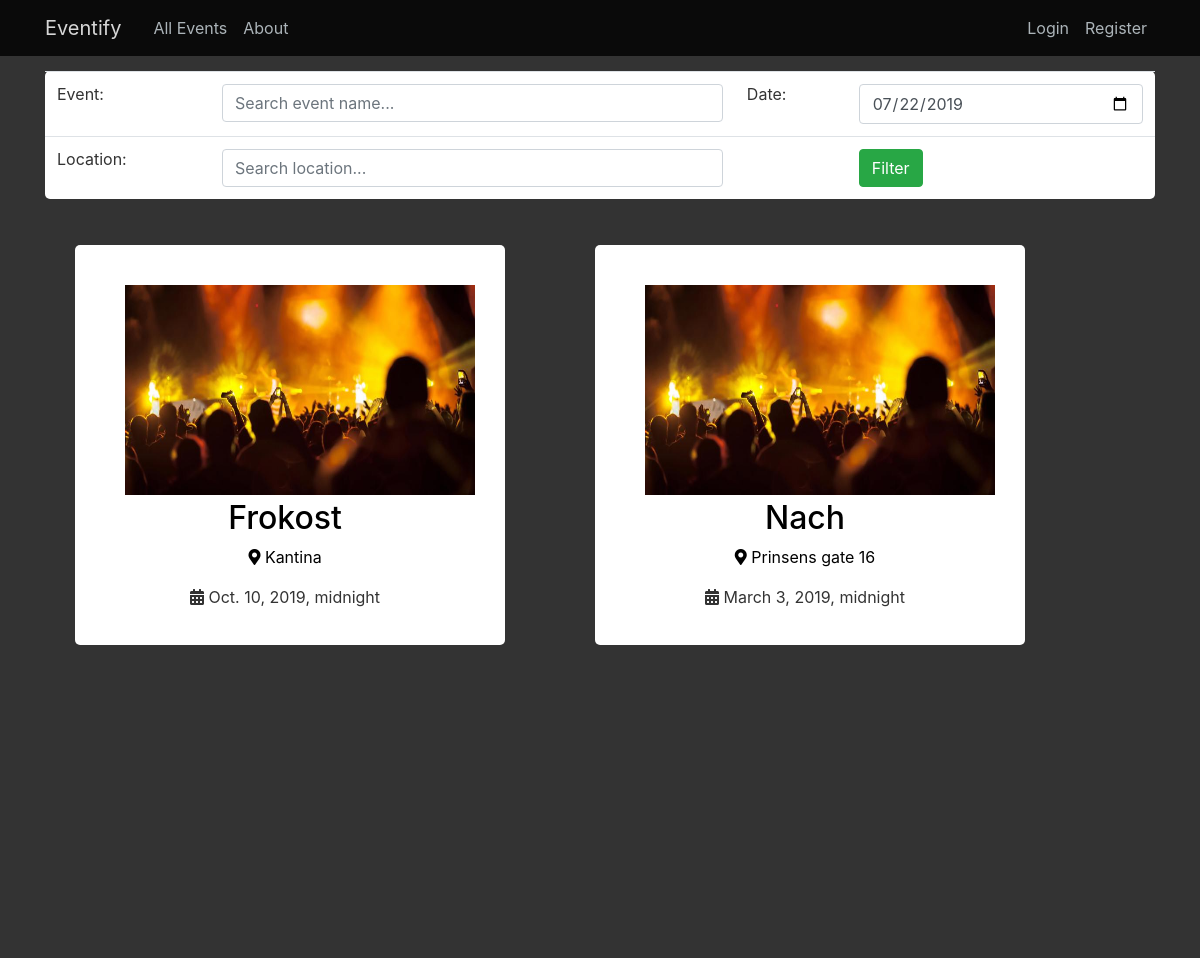
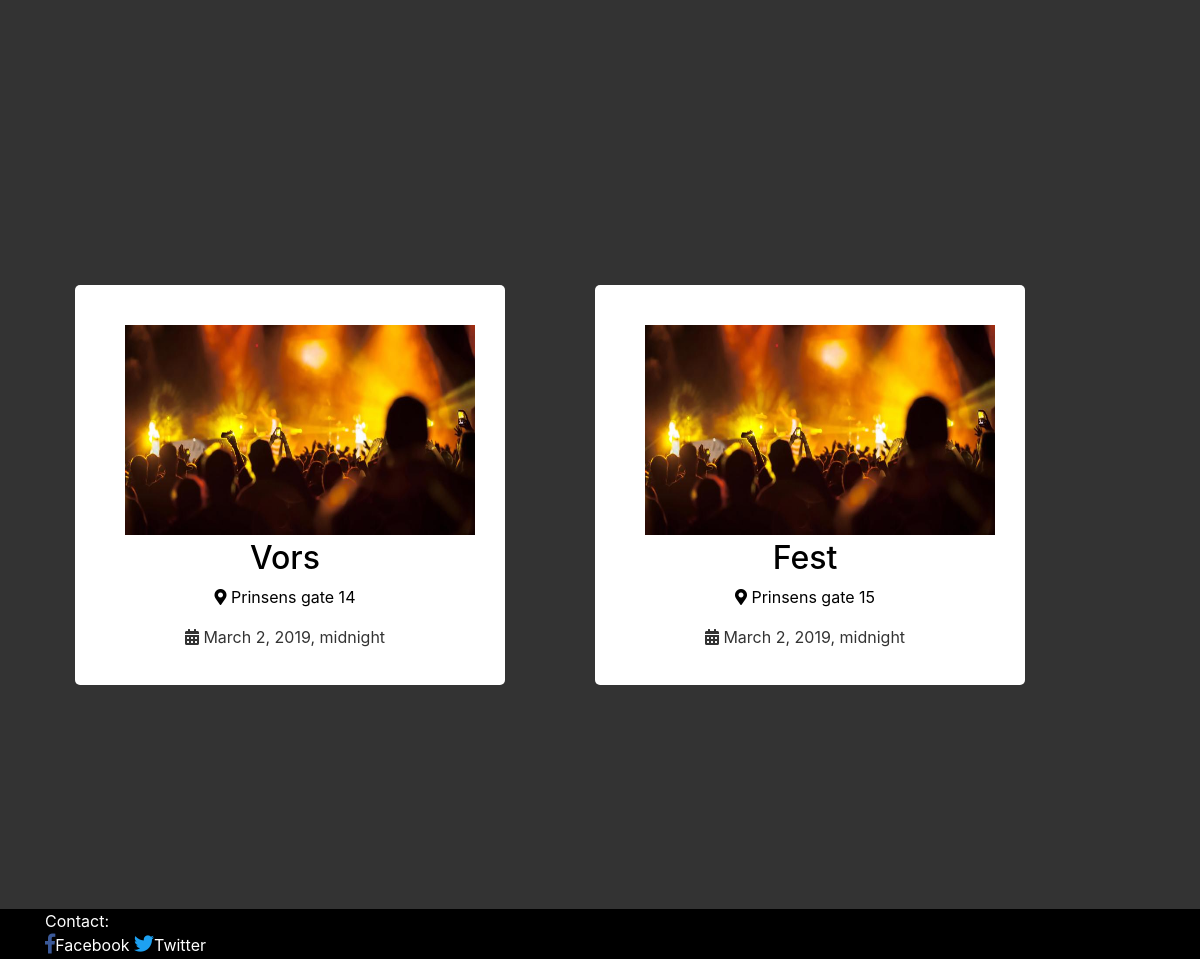
The app's page /events/, older data (2 pictures, top to bottom).
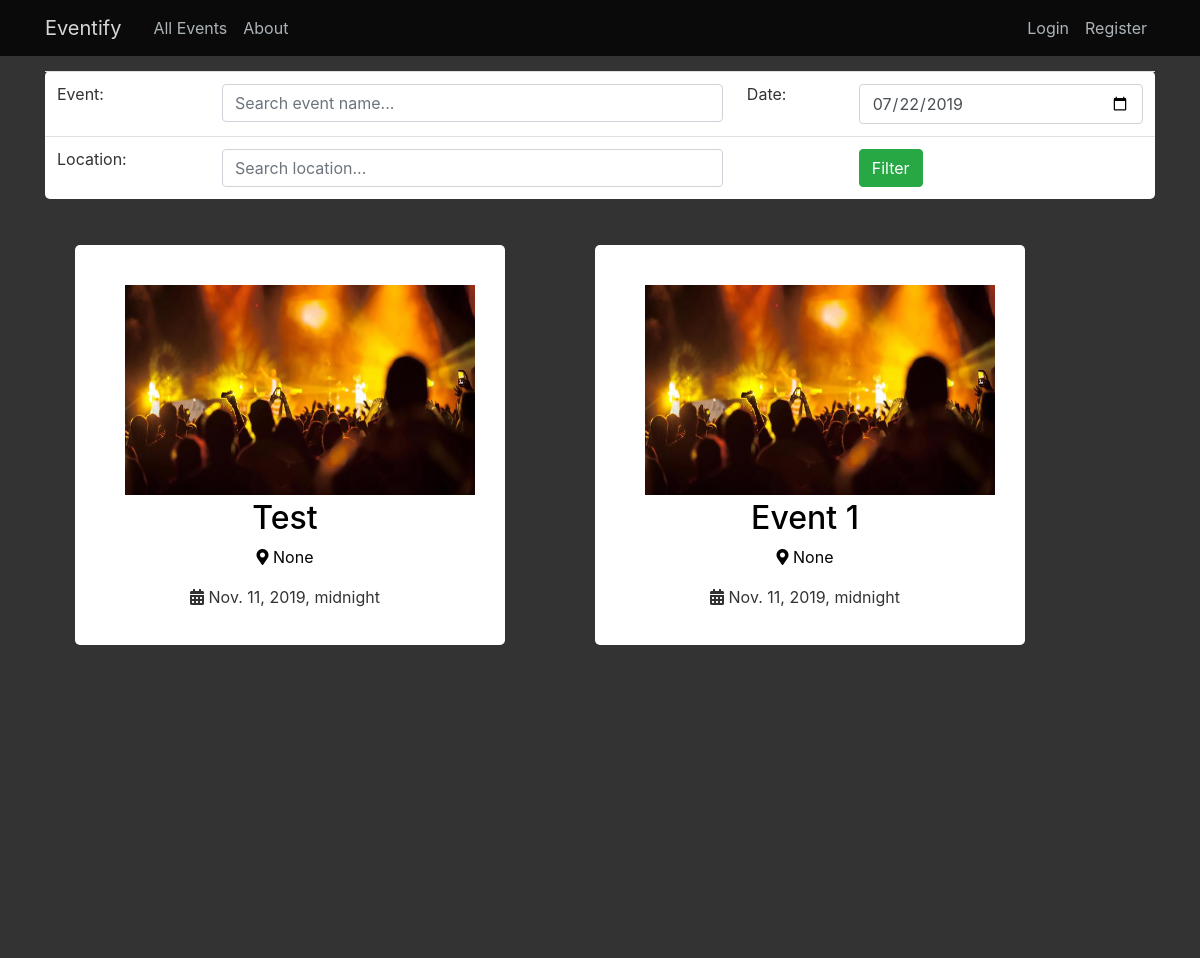
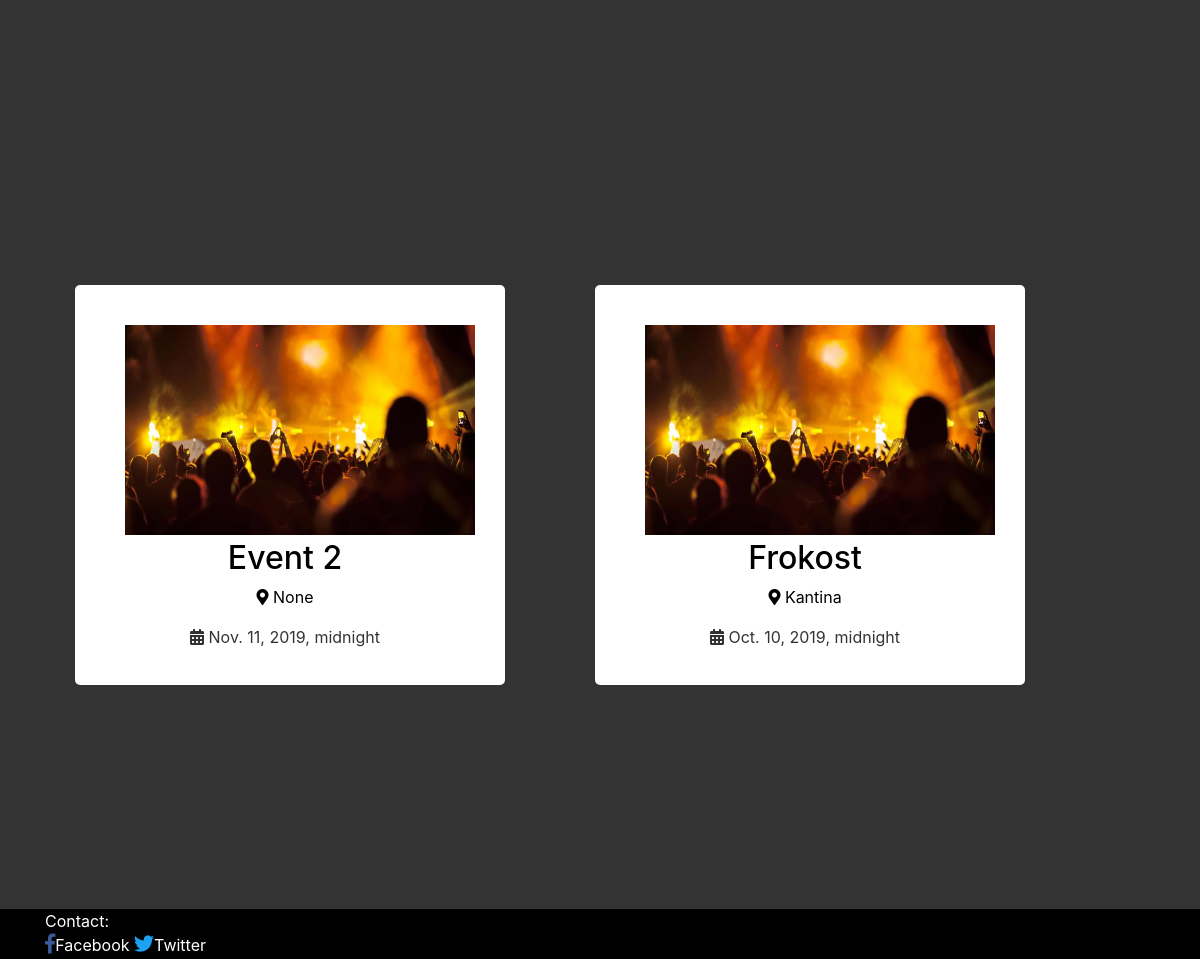
The same page, newer data (2 pictures, top to bottom).
### event/models.py (models this page shows, shortened)
class Post(models.Model):
    title = models.CharField(max_length=100)
    date_posted = models.DateTimeField(default=timezone.now)
    author = models.ForeignKey(User, on_delete=models.CASCADE, null=True)
    attendees = models.ManyToManyField(User, related_name='attendees')
    start_date = models.DateTimeField(null=True, blank=True)
    end_date = models.DateTimeField(null=True, blank=True)
    attendance_limit = models.IntegerField(null=True, default=10000, blank=True)
    location = models.CharField(max_length=100, null=True)
    content = models.TextField()
    image = models.ImageField(default="default_event.jpg", upload_to="event_images", blank=True)
    is_private = models.BooleanField(default=False)
    class Meta:
       ordering = ['-start_date']

### event/views.py (the view)
# urls.py: path('events/', views.HtmlRender.home, name='events-all'),
    def home(request):
        context = {
            'events': Post.objects.filter(is_private=False)
        }
        return render(request, 'event/event.html', context)

### event/templates/event/event.html
{% extends "event/search.html" %}

### event/templates/event/search.html (shortened to what this page needs)
{% extends "event/base.html" %}
{% block content %}
<div class="table" >
    {% if request.get_full_path == "/events/event/search/" %}
        <form name="event-search-form" method="POST">
    {% else %}
        <form name="event-search-form" method="POST" action="{% url 'event-search' %}">
    {% endif %}
            <table class="table">
                <tr>
                    <td>Event: </td>
                    <td><input class="form-control" type="text" placeholder="Search event name..." name="event-search"></td>
                    <td>Date:</td>
                    <td><input class="form-control" type="date" id="start" name="event-start" value="2019-07-22" min="2018-01-01" max="2022-12-31"></td>
                </tr>
                <tr>
                    <td>Location: </td>
                    <td><input class="form-control" type="text" placeholder="Search location..." name="location-search"> </td>
                    <td></td>
                    <td><button class="btn btn-success" type="submit">Filter</button></td>
                </tr>
            </table>
        </form>
    </div>
<div class="flex-container2">
    {% for event in events %}
    <div class="event-row">
    <article class="media content-section-allevents">
        <a href="{% url 'event-detail' event.id %}"><img width="390px" height="250px" src="{{ event.image.url }}" alt="" style="padding:20px"></a>
            <br>
    </article>
<br>
 <h2><a class="article-title" href="{% url 'event-detail' event.id %}">{{ event.title }}</a></h2>
            <p class="article-content" style="color:black;"> <i class="fas fa-map-marker-alt"> </i> {{ event.location }}</p>
             <p> <i class="fas fa-calendar-alt"> </i> {{ event.start_date }}</p>
        </div>
    {% endfor %}
    </div>
{% endblock %}

Row changes from the older to the newer data that the page shows:
no longer on this page (row edited): Post: image (placeholder picture), title "Nach", location "Prinsens gate 16", start_date "March 3, 2019, midnight"
removed Post: image (placeholder picture), title "Vors", location "Prinsens gate 14", start_date "March 2, 2019, midnight"
removed Post: image (placeholder picture), title "Fest", location "Prinsens gate 15", start_date "March 2, 2019, midnight"
now on this page (row edited): Post: image (placeholder picture), title "Test", location "None", start_date "Nov. 11, 2019, midnight"
added Post: image (placeholder picture), title "Event 1", location "None", start_date "Nov. 11, 2019, midnight"
added Post: image (placeholder picture), title "Event 2", location "None", start_date "Nov. 11, 2019, midnight"
